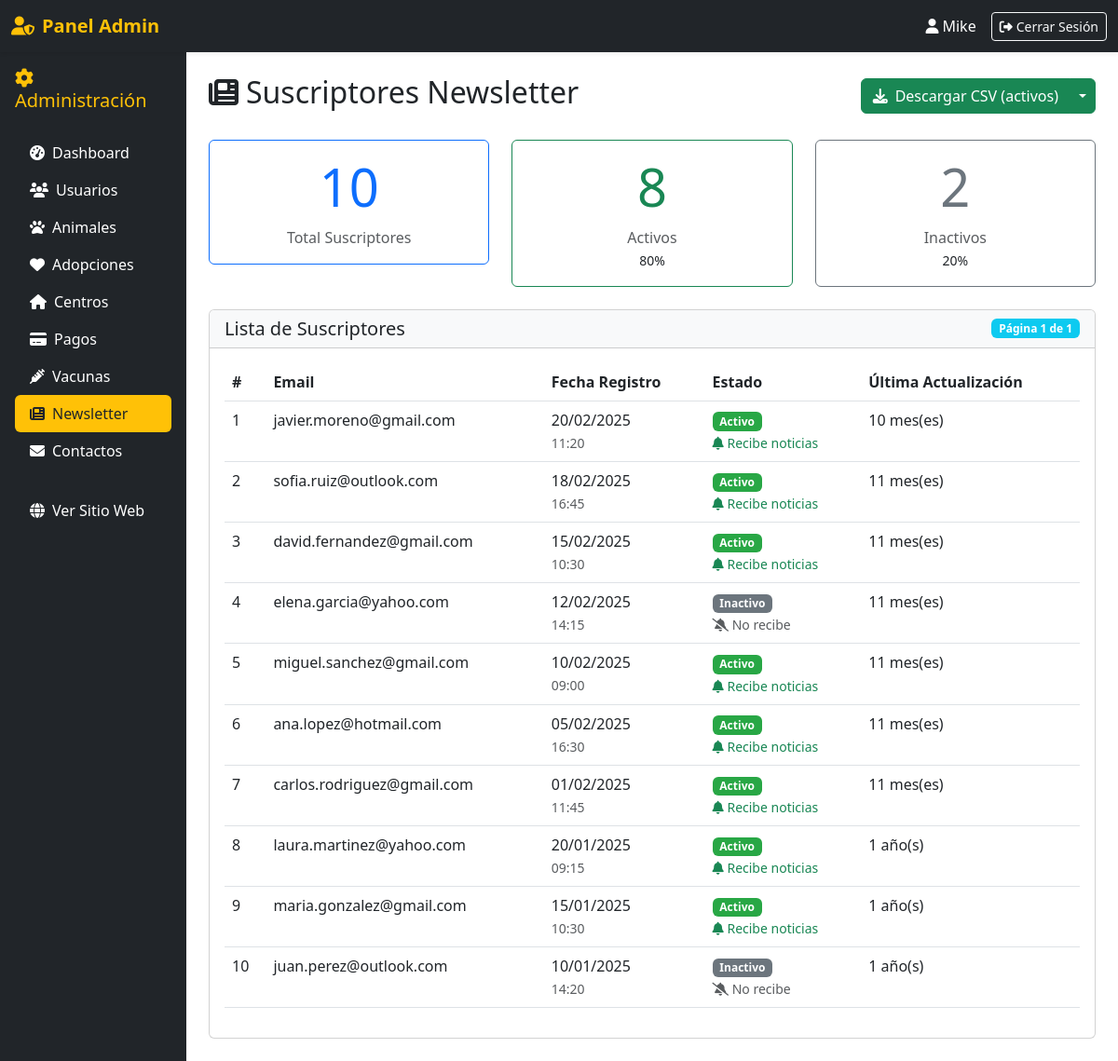
/admin/newsletter.php (signed in), run on the app's committed database.
### tables this page shows
CREATE TABLE `newsletter` (
  `id_newsletter` int(11) NOT NULL,
  `email` varchar(150) NOT NULL,
  `fecha_registro` datetime DEFAULT current_timestamp(),
  `activo` tinyint(1) DEFAULT 1
);

### admin/newsletter.php (the view, shortened to what this page needs)
<?php
require_once '../includes/config.php';
$total_suscriptores = $pdo->query("SELECT COUNT(*) FROM newsletter")->fetchColumn();
$suscriptores_activos = $pdo->query("SELECT COUNT(*) FROM newsletter WHERE activo = 1")->fetchColumn();
$suscriptores_inactivos = $total_suscriptores - $suscriptores_activos;
$pagina = isset($_GET['pagina']) ? (int)$_GET['pagina'] : 1;
$por_pagina = 20;
$inicio = ($pagina - 1) * $por_pagina;
$stmt = $pdo->prepare("SELECT * FROM newsletter ORDER BY fecha_registro DESC LIMIT :inicio, :por_pagina");
$stmt->bindValue(':inicio', $inicio, PDO::PARAM_INT);
$stmt->bindValue(':por_pagina', $por_pagina, PDO::PARAM_INT);
$stmt->execute();
$suscriptores = $stmt->fetchAll();
$total_paginas = ceil($total_suscriptores / $por_pagina);
?>
<!DOCTYPE html>
<html lang="es">
<head>
    <link rel="stylesheet" href="https://cdnjs.cloudflare.com/ajax/libs/font-awesome/6.4.0/css/all.min.css">
    <link href="https://cdn.jsdelivr.net/npm/bootstrap@5.3.0/dist/css/bootstrap.min.css" rel="stylesheet">
</head>
<body>
<?php include 'header.php'; ?>
<div class="container-fluid">
    <div class="row">
        <?php include 'sidebar.php'; ?>
        <div class="col-md-10 p-4">
            <div class="d-flex justify-content-between align-items-center mb-4">
                <h2><i class="fas fa-newspaper me-2"></i>Suscriptores Newsletter</h2>
                <div class="btn-group">
                    <a href="?descargar=1" class="btn btn-success">
                        <i class="fas fa-download me-2"></i>Descargar CSV (activos)
                    </a>
                    <button type="button" class="btn btn-success dropdown-toggle dropdown-toggle-split"
                            data-bs-toggle="dropdown" aria-expanded="false">
                    </button>
                </div>
            </div>
            <div class="row mb-4">
                <div class="col-md-4">
                    <div class="card stats-card border-primary">
                        <div class="card-body text-center">
                            <h1 class="display-4 text-primary"><?= $total_suscriptores ?></h1>
                            <p class="text-muted mb-0">Total Suscriptores</p>
                        </div>
                    </div>
                </div>
                <div class="col-md-4">
                    <div class="card stats-card border-success">
                        <div class="card-body text-center">
                            <h1 class="display-4 text-success"><?= $suscriptores_activos ?></h1>
                            <p class="text-muted mb-0">Activos</p>
                            <small><?= $total_suscriptores > 0 ? round(($suscriptores_activos / $total_suscriptores) * 100, 1) : 0 ?>%</small>
                        </div>
                    </div>
                </div>
                <div class="col-md-4">
                    <div class="card stats-card border-secondary">
                        <div class="card-body text-center">
                            <h1 class="display-4 text-secondary"><?= $suscriptores_inactivos ?></h1>
                            <p class="text-muted mb-0">Inactivos</p>
                            <small><?= $total_suscriptores > 0 ? round(($suscriptores_inactivos / $total_suscriptores) * 100, 1) : 0 ?>%</small>
                        </div>
                    </div>
                </div>
            </div>
            <div class="card">
                <div class="card-header bg-light d-flex justify-content-between align-items-center">
                    <h5 class="mb-0">Lista de Suscriptores</h5>
                    <span class="badge bg-info">Página <?= $pagina ?> de <?= $total_paginas ?></span>
                </div>
                <div class="card-body">
                    <?php if (count($suscriptores) > 0): ?>
                        <div class="table-responsive">
                            <table class="table table-hover">
                                <thead>
                                    <tr>
                                        <th>#</th>
                                        <th>Email</th>
                                        <th>Fecha Registro</th>
                                        <th>Estado</th>
                                        <th>Última Actualización</th>
                                    </tr>
                                </thead>
                                <tbody>
                                    <?php
                                    $contador = $inicio + 1;
                                    foreach ($suscriptores as $s):
                                    ?>
                                    <tr>
                                        <td><?= $contador++ ?></td>
                                        <td class="email-cell" title="<?= htmlspecialchars($s['email']) ?>">
                                            <?= htmlspecialchars($s['email']) ?>
                                        </td>
                                        <td>
                                            <?= date('d/m/Y', strtotime($s['fecha_registro'])) ?><br>
                                            <small class="text-muted"><?= date('H:i', strtotime($s['fecha_registro'])) ?></small>
                                        </td>
                                        <td>
                                            <span class="badge <?= $s['activo'] ? 'badge-activo' : 'badge-inactivo' ?>">
                                                <?= $s['activo'] ? 'Activo' : 'Inactivo' ?>
                                            </span>
                                            <?php if ($s['activo']): ?>
                                                <br><small class="text-success"><i class="fas fa-bell"></i> Recibe noticias</small>
                                            <?php else: ?>
                                                <br><small class="text-muted"><i class="fas fa-bell-slash"></i> No recibe</small>
                                            <?php endif; ?>
                                        </td>
                                        <td>
                                            <?php
                                            $fecha_registro = new DateTime($s['fecha_registro']);
                                            $hoy = new DateTime();
                                            $diferencia = $hoy->diff($fecha_registro);
                                            if ($diferencia->y > 0) {
                                                echo $diferencia->y . ' año(s)';
                                            } elseif ($diferencia->m > 0) {
                                                echo $diferencia->m . ' mes(es)';
                                            } elseif ($diferencia->d > 0) {
                                                echo $diferencia->d . ' día(s)';
                                            } else {
                                                echo 'Hoy';
                                            }
                                            ?>
                                        </td>
                                    </tr>
                                    <?php endforeach; ?>
                                </tbody>
                            </table>
                        </div>
                    <?php endif; ?>
                </div>
            </div>
        </div>
    </div>
</div>
</body>
</html>

### admin/newsletter.php (style rules this page uses)
.stats-card { transition: transform 0.3s; }
.badge-activo { background-color: #28a745; color: white; }
.badge-inactivo { background-color: #6c757d; color: white; }
.email-cell { max-width: 250px; overflow: hidden; text-overflow: ellipsis; white-space: nowrap; }

### data on the page
newsletter: email "javier.moreno@gmail.com", fecha_registro "20/02/2025", fecha_registro "11:20", activo "Activo", fecha_registro "10"
newsletter: email "sofia.ruiz@outlook.com", fecha_registro "18/02/2025", fecha_registro "16:45", activo "Activo", fecha_registro "11"
newsletter: email "david.fernandez@gmail.com", fecha_registro "15/02/2025", fecha_registro "10:30", activo "Activo", fecha_registro "11"
newsletter: email "elena.garcia@yahoo.com", fecha_registro "12/02/2025", fecha_registro "14:15", activo "Inactivo", fecha_registro "11"
newsletter: email "miguel.sanchez@gmail.com", fecha_registro "10/02/2025", fecha_registro "09:00", activo "Activo", fecha_registro "11"
newsletter: email "ana.lopez@hotmail.com", fecha_registro "05/02/2025", fecha_registro "16:30", activo "Activo", fecha_registro "11"
newsletter: email "carlos.rodriguez@gmail.com", fecha_registro "01/02/2025", fecha_registro "11:45", activo "Activo", fecha_registro "11"
newsletter: email "laura.martinez@yahoo.com", fecha_registro "20/01/2025", fecha_registro "09:15", activo "Activo", fecha_registro "1"
newsletter: email "maria.gonzalez@gmail.com", fecha_registro "15/01/2025", fecha_registro "10:30", activo "Activo", fecha_registro "1"
newsletter: email "juan.perez@outlook.com", fecha_registro "10/01/2025", fecha_registro "14:20", activo "Inactivo", fecha_registro "1"

### other printed values
$_SESSION['user_name'] "Mike"
$total_suscriptores "10"
$suscriptores_activos "8"
$suscriptores_inactivos "2"
$pagina "1"
$total_paginas "1"
